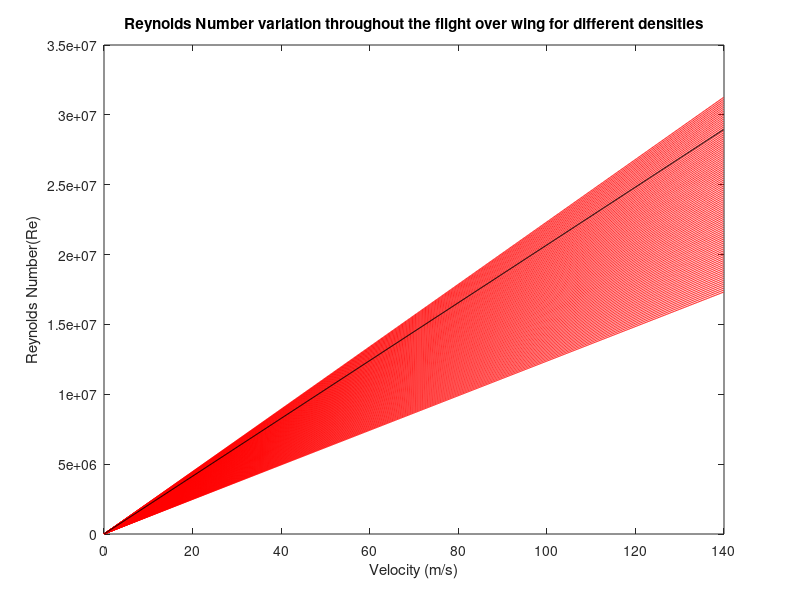

Reproduce this figure in MATLAB.
%Finding the reynolds number
%ReNo=(rho*Vel*Length)/Viscosity
%rho=1.225; %kg/m3 % at sea level ,CruiseDensity=0.6601   %kg/m3 Density=
%rho=linspace(0.6601,1.225,100)
%Density	1.24	Kg/m^3
    %Velocity	69.44	m/s
    %Length	2	m
    %Viscosity	0.00001778	Ns/m^2
    
rhorange=linspace(0.64,1.1551,100)
ZR=[]
for i=1:length(rhorange)
    %rho=0.6601
    %Velocity= 69.44 %138.889; %V=69.44 with payload 
    Vel=linspace(0,139.88,1000)
    Length=3.5
    Viscosity=0.0000181 %kg/m*s
    ReNo=((rhorange(i))*Vel*Length)/Viscosity
    plot(Vel,ReNo,'r')
    hold on
end
%ZR=ReNo(i)
    xlabel('Velocity (m/s)')
    ylabel('Reynolds Number(Re)')
    title('Reynolds Number variation throughout the flight over wing for different densities') 

rhorang=0.870280  
Vel1=linspace(0,139.88,1000)
    Length1=4.2
    Viscosity1=0.000017667 %kg/m*s
    ReNo1=((rhorang)*Vel1*Length1)/Viscosity1
    plot(Vel1,ReNo1,'k')     







